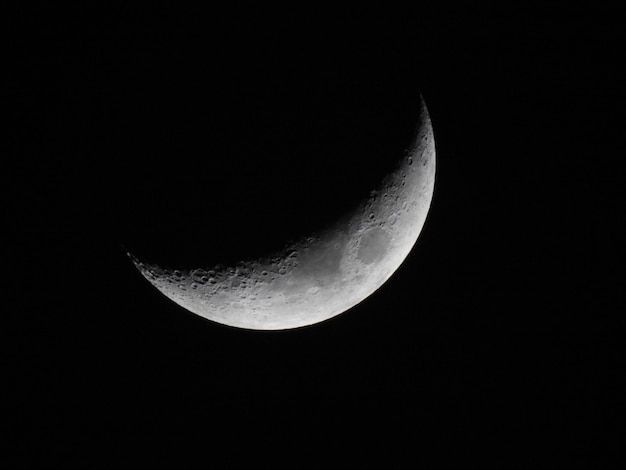
#> input picture filtros/meia-lua.jpg, 626 x 470 px, found by its file name
$ python laplaciano.py
#> lines starting #> are read from the running program, lines starting #| are printed output that depends on the picture
import numpy as np
import matplotlib.pyplot as plt
import cv2

# Função de convolução 2D manual
def convolucao_2d(imagem, kernel):
    altura, largura = imagem.shape
    kernel_size = kernel.shape[0]
    pad = kernel_size // 2

    # Adiciona padding à imagem para evitar problemas nas bordas
    imagem_padded = np.pad(imagem, pad, mode='constant', constant_values=0)

    # Inicializa a imagem de saída
    output = np.zeros_like(imagem)

    # Aplica a convolução
    for i in range(pad, altura + pad):
        for j in range(pad, largura + pad):
            # Extrai a região da imagem que será multiplicada pela máscara
            regiao = imagem_padded[i-pad:i+pad+1, j-pad:j+pad+1]
            # Realiza o produto elemento a elemento e soma os resultados
            output[i-pad, j-pad] = np.sum(regiao * kernel)

    return output

# Carregar imagem em escala de cinza
imagem = cv2.imread(r"C:\Users\WEB\Documents\GitHub\PI\filtros\meia-lua.jpg", 0)
#> imagem: shape (470, 626); min 0, max 240, mean 11

# Definir as quatro máscaras Laplacianas
laplacian_mask_1 = np.array([[0, 1, 0],
                             [1, -4, 1],
                             [0, 1, 0]])

laplacian_mask_2 = np.array([[1, 1, 1],
                             [1, -8, 1],
                             [1, 1, 1]])

laplacian_mask_3 = np.array([[0, -1, 0],
                             [-1, 4, -1],
                             [0, -1, 0]])

laplacian_mask_4 = np.array([[-1, -1, -1],
                             [-1, 8, -1],
                             [-1, -1, -1]])

# Aplicar a convolução com cada máscara
resultado_laplaciano_1 = convolucao_2d(imagem, laplacian_mask_1)
#> after the loop in convolucao_2d, `for i in range(pad, altura + pad):`:
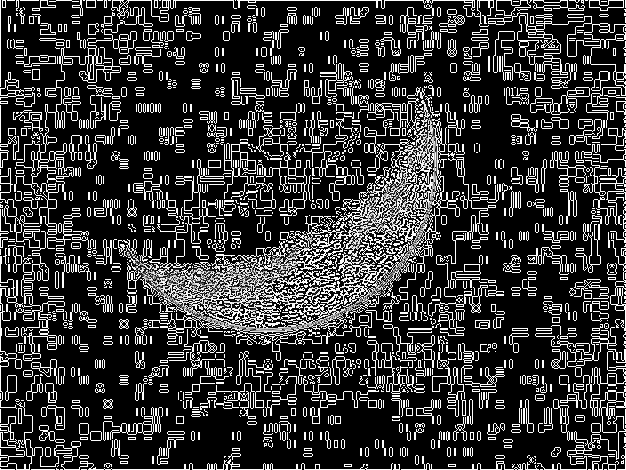
#> output: shape (470, 626); min 0, max 255, mean 53.4
resultado_laplaciano_2 = convolucao_2d(imagem, laplacian_mask_2)
#> after the loop in convolucao_2d (call 2), `for i in range(pad, altura + pad):`:
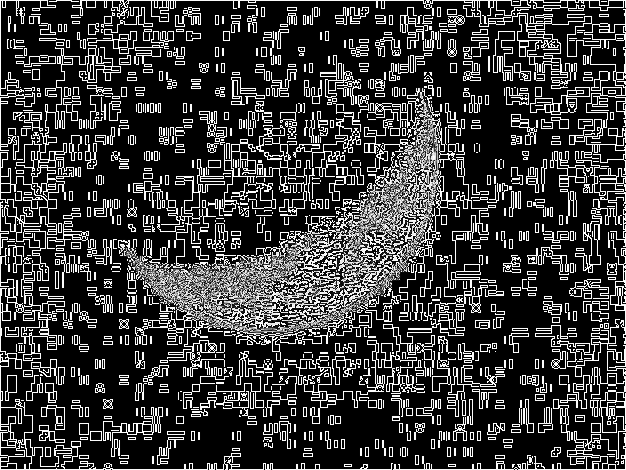
#> output: shape (470, 626); min 0, max 255, mean 57.8
resultado_laplaciano_3 = convolucao_2d(imagem, laplacian_mask_3)
#> after the loop in convolucao_2d (call 3), `for i in range(pad, altura + pad):`:
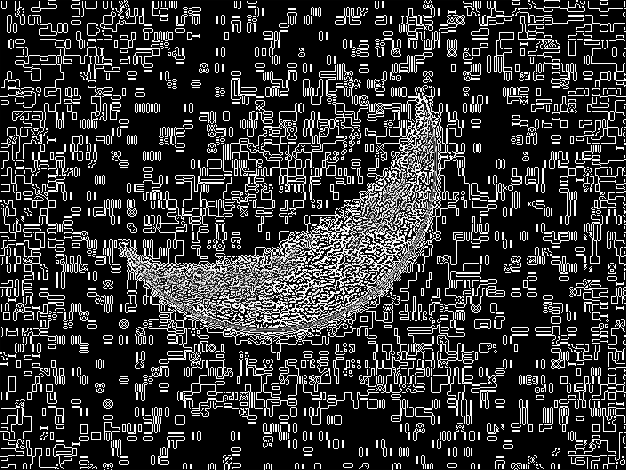
#> output: shape (470, 626); min 0, max 255, mean 50.7
resultado_laplaciano_4 = convolucao_2d(imagem, laplacian_mask_4)
#> after the loop in convolucao_2d (call 4), `for i in range(pad, altura + pad):`:
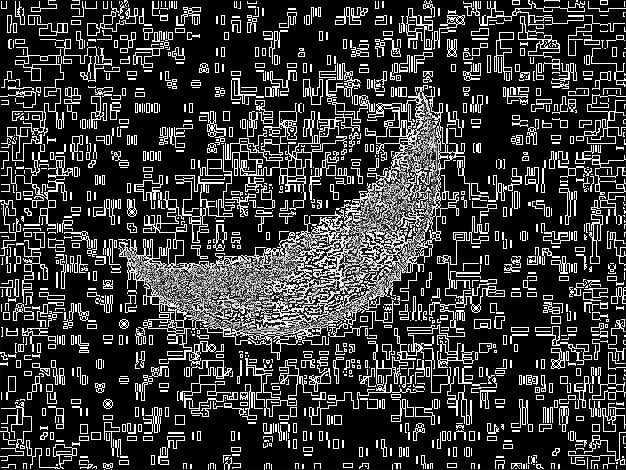
#> output: shape (470, 626); min 0, max 255, mean 54.9

# Exibir os resultados para as 4 máscaras
plt.subplot(2, 3, 1)
plt.imshow(imagem, cmap='gray')
plt.title('Imagem Original')

plt.subplot(2, 3, 2)
plt.imshow(resultado_laplaciano_1, cmap='gray')
plt.title('Laplaciano 1')

plt.subplot(2, 3, 3)
plt.imshow(resultado_laplaciano_2, cmap='gray')
plt.title('Laplaciano 2')

plt.subplot(2, 3, 5)
plt.imshow(resultado_laplaciano_3, cmap='gray')
plt.title('Laplaciano 3')

plt.subplot(2, 3, 6)
plt.imshow(resultado_laplaciano_4, cmap='gray')
plt.title('Laplaciano 4')

plt.show()
